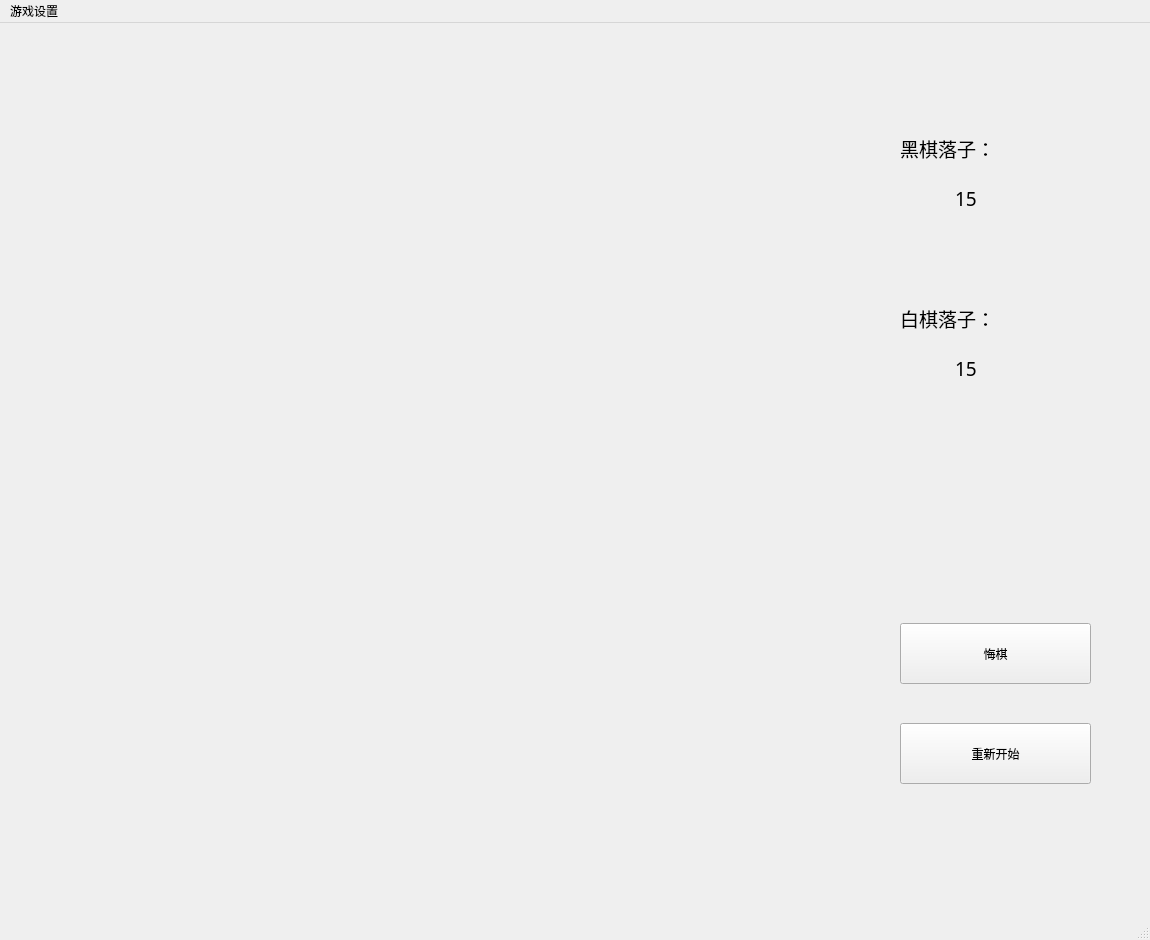
<?xml version="1.0" encoding="UTF-8"?>
<ui version="4.0">
 <class>MainWindow</class>
 <widget class="QMainWindow" name="MainWindow">
  <property name="geometry">
   <rect>
    <x>0</x>
    <y>0</y>
    <width>1150</width>
    <height>940</height>
   </rect>
  </property>
  <property name="minimumSize">
   <size>
    <width>1150</width>
    <height>940</height>
   </size>
  </property>
  <property name="maximumSize">
   <size>
    <width>1150</width>
    <height>940</height>
   </size>
  </property>
  <property name="windowTitle">
   <string>六子棋小游戏</string>
  </property>
  <widget class="QWidget" name="centralwidget">
   <widget class="QPushButton" name="pushButton">
    <property name="geometry">
     <rect>
      <x>900</x>
      <y>700</y>
      <width>191</width>
      <height>61</height>
     </rect>
    </property>
    <property name="text">
     <string>重新开始</string>
    </property>
    <property name="iconSize">
     <size>
      <width>25</width>
      <height>25</height>
     </size>
    </property>
   </widget>
   <widget class="QPushButton" name="pushButton_2">
    <property name="geometry">
     <rect>
      <x>900</x>
      <y>600</y>
      <width>191</width>
      <height>61</height>
     </rect>
    </property>
    <property name="text">
     <string>悔棋</string>
    </property>
    <property name="iconSize">
     <size>
      <width>25</width>
      <height>25</height>
     </size>
    </property>
   </widget>
   <widget class="QLabel" name="label">
    <property name="geometry">
     <rect>
      <x>955</x>
      <y>300</y>
      <width>151</width>
      <height>91</height>
     </rect>
    </property>
    <property name="font">
     <font>
      <family>AcadEref</family>
      <pointsize>14</pointsize>
     </font>
    </property>
    <property name="text">
     <string>15</string>
    </property>
   </widget>
   <widget class="QLabel" name="label2">
    <property name="geometry">
     <rect>
      <x>955</x>
      <y>130</y>
      <width>151</width>
      <height>91</height>
     </rect>
    </property>
    <property name="font">
     <font>
      <family>AcadEref</family>
      <pointsize>14</pointsize>
     </font>
    </property>
    <property name="text">
     <string>15</string>
    </property>
   </widget>
   <widget class="QLabel" name="label_2">
    <property name="geometry">
     <rect>
      <x>900</x>
      <y>100</y>
      <width>171</width>
      <height>51</height>
     </rect>
    </property>
    <property name="font">
     <font>
      <family>楷体</family>
      <pointsize>14</pointsize>
     </font>
    </property>
    <property name="text">
     <string>黑棋落子：</string>
    </property>
   </widget>
   <widget class="QLabel" name="label_3">
    <property name="geometry">
     <rect>
      <x>900</x>
      <y>270</y>
      <width>171</width>
      <height>51</height>
     </rect>
    </property>
    <property name="font">
     <font>
      <family>楷体</family>
      <pointsize>14</pointsize>
     </font>
    </property>
    <property name="text">
     <string>白棋落子：</string>
    </property>
   </widget>
  </widget>
  <widget class="QMenuBar" name="menubar">
   <property name="geometry">
    <rect>
     <x>0</x>
     <y>0</y>
     <width>1150</width>
     <height>21</height>
    </rect>
   </property>
   <widget class="QMenu" name="menu">
    <property name="title">
     <string>游戏设置</string>
    </property>
    <addaction name="actionnormal"/>
    <addaction name="separator"/>
    <addaction name="actionAI"/>
    <addaction name="separator"/>
    <addaction name="actionnetgame"/>
   </widget>
   <addaction name="menu"/>
  </widget>
  <widget class="QStatusBar" name="statusbar"/>
  <action name="actionnormal">
   <property name="text">
    <string>双人对战模式</string>
   </property>
   <property name="iconText">
    <string>双人对战模式</string>
   </property>
  </action>
  <action name="actionAI">
   <property name="text">
    <string>人机对战模式</string>
   </property>
   <property name="iconText">
    <string>人机对战模式</string>
   </property>
  </action>
  <action name="actionnetgame">
   <property name="text">
    <string>网络对战模式</string>
   </property>
  </action>
 </widget>
 <resources/>
 <connections/>
</ui>
